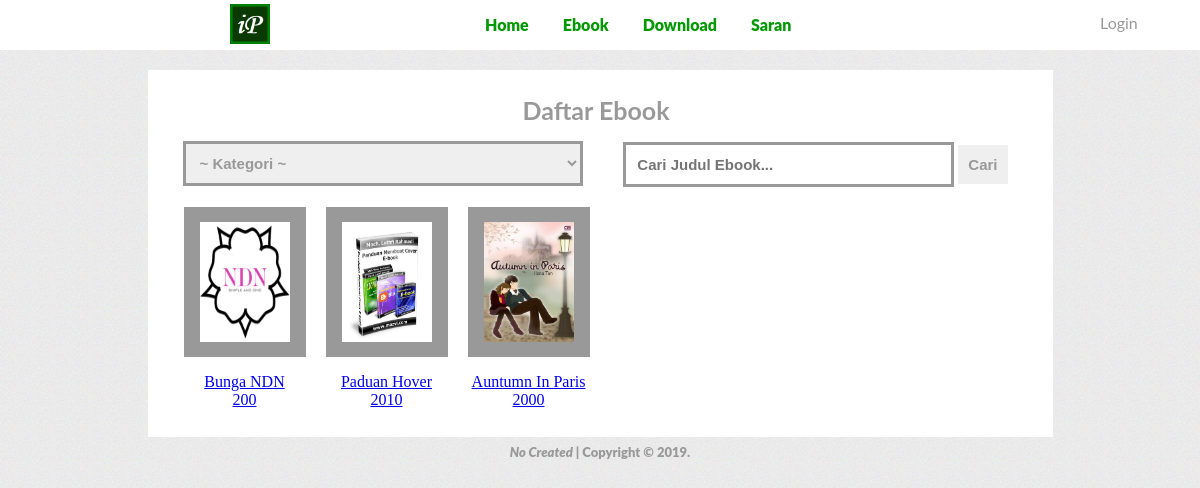
Screenshot of /book.php with the database file from the repository.
### tables this page shows
CREATE TABLE `upload` (
  `id` int(11) NOT NULL,
  `nama_buku` varchar(100) NOT NULL,
  `penerbit` varchar(100) NOT NULL,
  `pengarang` varchar(100) NOT NULL,
  `tahun_terbit` int(4) NOT NULL,
  `jns_buku` varchar(100) NOT NULL,
  `cover_buku` varchar(100) NOT NULL,
  `file_buku` varchar(100) NOT NULL,
  `filetype` varchar(30) NOT NULL,
  `filedata` varchar(100) NOT NULL,
  `nama_file` varchar(100) NOT NULL,
  `filesize` varchar(100) NOT NULL,
  `admin_input` varchar(100) NOT NULL
);

### book.php (the view, shortened to what this page needs)
<?php session_start();
require('koneksi.php');
?>
<html xmlns="http://www.w3.org/1999/xhtml">
<head>
<link rel="stylesheet" type="text/css" href="css/book.css" />
<link rel="stylesheet" type="text/css" href="css/navigation.css" />
</head>
<body>
<img class="logo" src="images/favicon.jpg" width="40px" height="40px"/>
<div id="akun">
	<?php if(isset($_SESSION['user'])){?>
    <img class="foto" src="<?php if($row['foto']==""){echo"photos/01.png";}else{echo"$row[foto]";}?>"/>
</div>
	<div id="akun-opt">
    <br />
		<li><a href="profile.php"><?php echo"$_SESSION[nama]";?></a></li>
   		<li><a href="pro-logout.php">Log Out</a></li>
	</div>
	<?php }else{?><a class="masuk" href="login.php">Login</a><?php }?>
<div id="menu">
	<div id="text-menu">
    	<a href="home.php">Home</a>
    	<a href="book.php">Ebook</a>
        <?php if(!isset($_SESSION['user'])){?><a href="login.php" onclick="window.alert('Harap login terlebih dahulu');">Download</a><?php }else{?><a href="download.php">Download</a><?php }?>
        <?php if(!isset($_SESSION['user'])){?><a href="login.php" onclick="window.alert('Harap login terlebih dahulu');">Saran</a><?php }else{?><a href="request.php">Saran</a><?php }?>
    </div>
</div>
<div id="book">
	<font>Daftar Ebook</font>
    <div id="content">
    <table>
        <tr>
        <div id="category">
            <form method="post">
                    <select name="cat" onChange="this.form.submit()">
                    <option> ~ Kategori ~ </option>
                </select>
            </form>
        </div>
        </tr>
        <tr>
        <div id="search">
            <form method="post" action="search.php">
                <input type="text" name="search" placeholder="Cari Judul Ebook..."/>
                <input type="submit" value="Cari" />
            </form>
        </div>
        </tr>
        <td><?php
        ?></td>
    </table>
    </div>
    <table>
    	<tr>
		<?php
        $book=mysqli_query($koneksi, "select * from upload where filetype='application/pdf' order by id desc");
        if($book->num_rows== 0){
            echo"<div align='center'><h1>Ebook tidak ada !!</h1> <div>";
        }else{?>
        <?php while($list=mysqli_fetch_array($book)){;?>
    		<td>
                <div id="book-list">
                    <a href="describ-book.php?id=<?php echo"$list[id]"?>">
                    <img id="list-cover" src="<?php echo"$list[cover_buku]";?>" title="<?php echo"$list[nama_buku]";?>"/>
                    </a>
                </div>
               <a href="describ-book.php?id=<?php echo"$list[id]"?>"><p align="center"><?php echo"$list[nama_buku]"?> <br>
               <?php echo"$list[tahun_terbit]"?></p></a>
    		</td>
		<?php
        }?>
        </tr>
        </table>
        <?php }?>
</div>
<div id="footer">
	<i>No Created</i>  |  Copyright © 2019.
</div>
</body>
</html>

### css/book.css (style rules this page uses)
#book { background:#fff; margin:auto; margin-top:20px; padding:25px; width:855px; }
#book font { color:#999; font-family:Lato; font-size:25px; font-weight:bold; margin-left:350px; }
#book-list { background:#999; border:1px solid #999; float:inherit; margin:8px; padding:13px 0px; width:120px; transition:500ms all ease; }
#book-list a { color:#666; font-size:16px; font-weight:700; text-decoration:none; transition:500ms all ease; }
#list-cover { border:1px solid #999; height:120px; margin-left:14px; width:90px; }
#content { height:auto; margin:10px 0px 0px 10px; width:825px; }
#category select { border:none; border:3px solid #999; color:#999; cursor:pointer; font-size:15px; font-weight:600; outline:none; padding:10px; width:400px; transition:600ms all ease; }
#search { border:0px solid #999; float:right; margin-top:-60px; transition:600ms all ease; }
#search input[type="text"] { border:none; border:3px solid #999; color:#999; font-size:15px; font-weight:600; outline:none; padding:11px; width:331px; transition:600ms all ease; }
#search input[type="submit"] { border:none; color:#999; font-size:15px; font-weight:600; padding:11px 10px 11px 10px; transition:600ms all ease; }

### css/navigation.css (style rules this page uses)
body { background:url(../images/bg.jpg); margin:0px; }
.logo { position:absolute; margin:4px 0px 0px 230px; }
#menu { background:#fff; width:100%; height:50px; margin-top:0px; }
#text-menu { margin-left:470px; }
#menu #text-menu a { color:#090; font-family:"Lato Black"; font-size:16px; line-height:50px; padding:0px 15px; text-align:center; text-decoration:none; }
a.masuk { color:#999; font-family:"Lato"; font-size:16px; margin:13px 0px 0px 1100px; position:absolute; text-decoration:none; transition:600ms all ease; }
#footer { color:#999; font-family:"Lato Black"; font-size:13px; padding:7px 0px; text-align:center; }

### rows the page displays
upload: cover_buku (picture), nama_buku "Bunga NDN", tahun_terbit "200"
upload: cover_buku (picture), nama_buku "Paduan Hover", tahun_terbit "2010"
upload: cover_buku (picture), nama_buku "Auntumn In Paris", tahun_terbit "2000"
